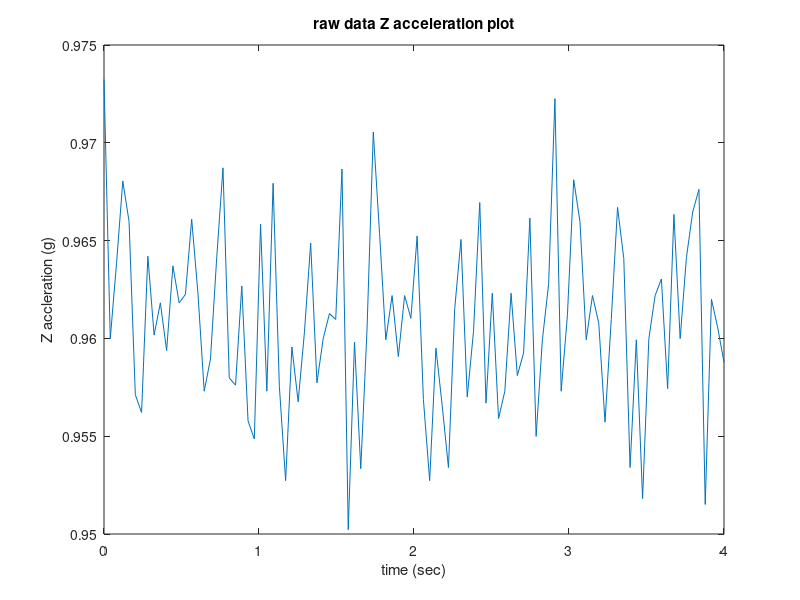
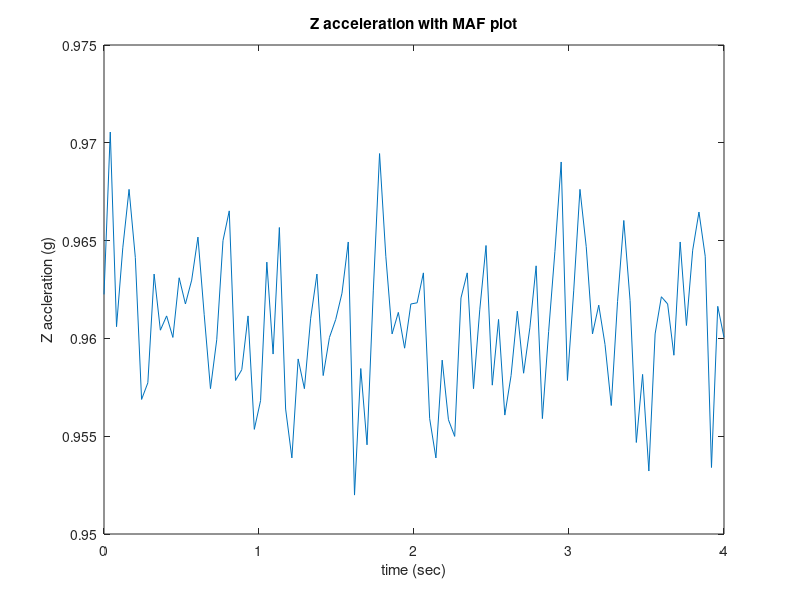

Source code (MATLAB) for these figures, in order: (Note: this script raises an error after producing the figures.)
close all;
clear all;
z = importdata('zaccels.txt');
z = transpose(z);
zraw = z(1,:);
zfir = z(2,:);
Z = fft(zraw);
t = linspace(0,size(zraw,2)*(1/25),size(zraw,2))
figure(1);
plot(t,zraw);
xlabel('time (sec)');
ylabel('Z accleration (g)');
title('raw data Z acceleration plot');
figure(2);
plot(t,zfir);
xlabel('time (sec)');
ylabel('Z accleration (g)');
title('Z acceleration with MAF plot');
figure(3);
plotFFT(zraw);
figure(4);
plotFFT(zfir);